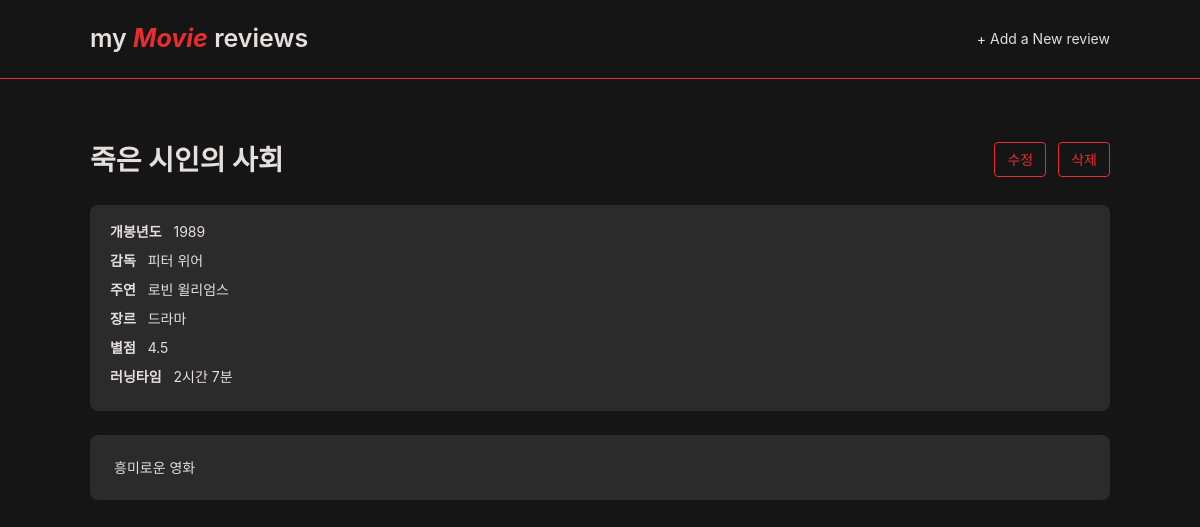
Screenshot of /3/ with the database file from the repository.
### reviews/models.py (models this page shows, shortened)
class Review(models.Model):
    GENRE_CHOICES = [
        ('action', '액션'),
        ('comedy', '코미디'),
        ('drama', '드라마'),
        ('romance', '로맨스'),
        ('thriller', '스릴러'),
        ('horror', '공포'),
        ('sf', 'SF'),
        ('animation', '애니메이션'),
        ('documentary', '다큐멘터리'),
        ('fantasy', '판타지'),
    ]
    RATING_CHOICES = [(i / 2, f'{i / 2}점') for i in range(1, 11)]  # 0.5 ~ 5.0
    title = models.CharField(max_length=100)
    release_year = models.PositiveIntegerField()
    director = models.CharField(max_length=100)
    main_actor = models.CharField(max_length=100)
    genre = models.CharField(max_length=20, choices=GENRE_CHOICES)
    rating = models.FloatField(choices=RATING_CHOICES)
    running_time = models.PositiveIntegerField(help_text='분 단위로 입력해주세요.')
    content = models.TextField()
    created_at = models.DateTimeField(auto_now_add=True)
    updated_at = models.DateTimeField(auto_now=True)
    @property
    def running_time_display(self):
        hours = self.running_time // 60
        minutes = self.running_time % 60
        if hours and minutes:
            return f'{hours}시간 {minutes}분'
        elif hours:
            return f'{hours}시간'
        return f'{minutes}분'

### reviews/views.py (the view)
# urls.py: path('<int:pk>/', views.review_detail, name='review_detail'),
def review_detail(request, pk):
    review = get_object_or_404(Review, pk=pk)
    context = {'review': review}
    return render(request, 'reviews/review_detail.html', context)

### reviews/templates/reviews/review_detail.html (shortened to what this page needs)
{% extends 'reviews/base.html' %}
{% block content %}
<div class="detail-top">
  <h2 class="detail-title">{{ review.title }}</h2>
  <div class="action-buttons">
    <a href="{% url 'reviews:review_update' review.pk %}" class="btn-action">수정</a>
    <form action="{% url 'reviews:review_delete' review.pk %}" method="post" onsubmit="return confirm('정말 삭제하시겠습니까?');">
      <button type="submit" class="btn-action">삭제</button>
    </form>
  </div>
</div>
<div class="detail-info-box">
  <p class="detail-info-row">
  <span class="info-label">개봉년도</span>
  <span class="info-value">{{ review.release_year }}</span>
</p>
  <p class="detail-info-row">
    <span class="info-label">감독</span>
    <span class="info-value">{{ review.director }}</span>
  </p>
  <p class="detail-info-row">
    <span class="info-label">주연</span>
    <span class="info-value">{{ review.main_actor }}</span>
  </p>
  <p class="detail-info-row">
    <span class="info-label">장르</span>
    <span class="info-value">{{ review.get_genre_display }}</span>
  </p>
  <p class="detail-info-row">
    <span class="info-label">별점</span>
    <span class="info-value">{{ review.rating }}</span>
  </p>
  <p class="detail-info-row">
    <span class="info-label">러닝타임</span>
    <span class="info-value">{{ review.running_time_display }}</span>
  </p>
</div>
<div class="review-content-box">
  <p class="review-content">{{ review.content }}</p>
</div>
{% endblock %}

### reviews/static/reviews/css/style.css (style rules this page uses)
body { font-family: -apple-system, BlinkMacSystemFont, 'Segoe UI', Roboto, 'Helvetica Neue', Arial, sans-serif; background-color: #151515; color: #222; }
.detail-top { display: flex; justify-content: space-between; align-items: center; margin-bottom: 24px; }
.detail-title { font-size: 28px; font-weight: 700; color: #e3dfdf; }
.action-buttons { display: flex; gap: 12px; }
.btn-action { display: inline-block; font-size: 14px; border: 1px solid #e72e2e; color: #e72e2e; border-radius: 4px; padding: 6px 12px; background: none; cursor: pointer; }
.detail-info-box { margin-bottom: 24px; background-color: hsl(0, 1%, 17%); padding: 16px 20px; border-radius: 8px; }
.detail-info-row { font-size: 14px; color: #e3dfdf; margin-bottom: 8px; }
.info-label { font-weight: 700; margin-right: 8px; }
.review-content-box { background-color: hsl(0, 1%, 17%); border-radius: 8px; padding: 20px 24px; }
.review-content { font-size: 14px; line-height: 1.8; white-space: pre-line; color: #e3dfdf; }

### rows the page displays
Review: title "죽은 시인의 사회", release_year "1989", director "피터 위어", main_actor "로빈 윌리엄스", genre "드라마", rating "4.5", running_time_display "2시간 7분", content "흥미로운 영화"
